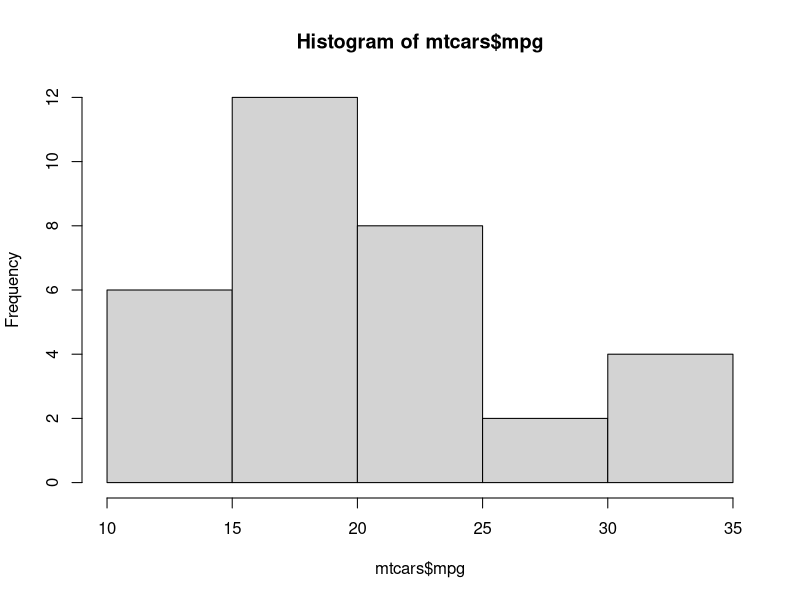
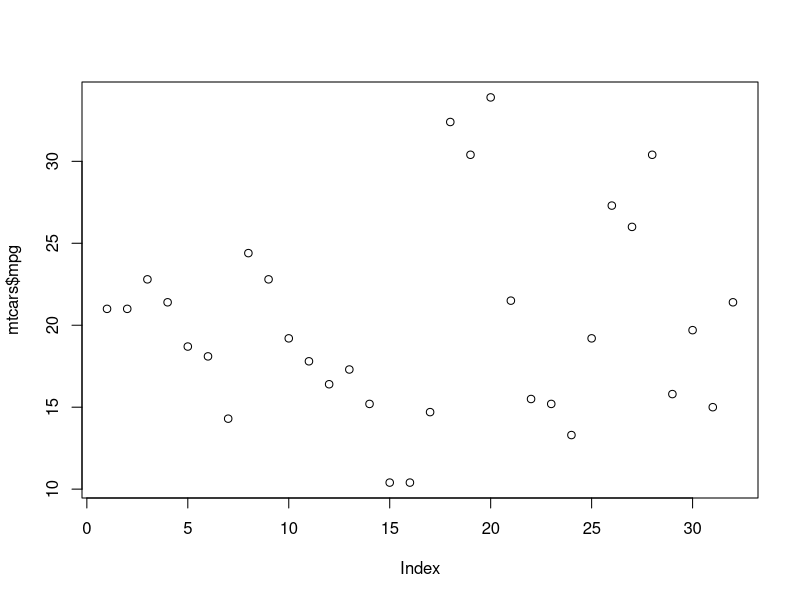
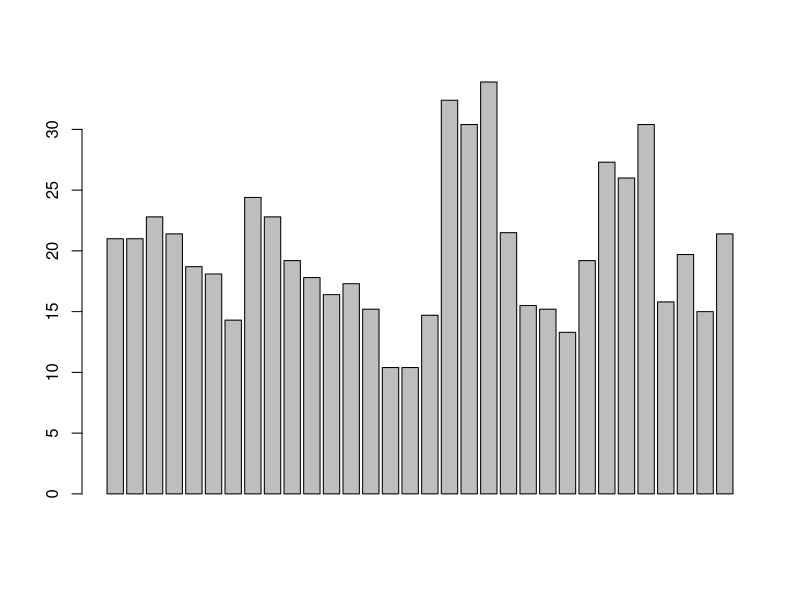

The R script that drew these images, in order:
# Tugas Komputasi Statistika Pertemuan 9
# 1314624022_Dzakhwan Galih Pratama

# Memuat Data
data(mtcars)

# Ringkasan Statistik
summary(mtcars)

# Hitung Rata-Rata dan Standar Deviasi MPG
mean(mtcars$mpg)
sd(mtcars$mpg)

# Nilai Maksimum dan Minimum MPG
max(mtcars$mpg)
min(mtcars$mpg)

# Melihat 6 data pertama MPG
head(mtcars$mpg)

# Membuat Histogram
hist(mtcars$mpg)

# Membuat Plot
plot(mtcars$mpg)

# Membuat Barplot
barplot(mtcars$mpg)
